Frame 1 (no input): blank canvas, image omitted
Frame 60 (no input): blank canvas, image omitted
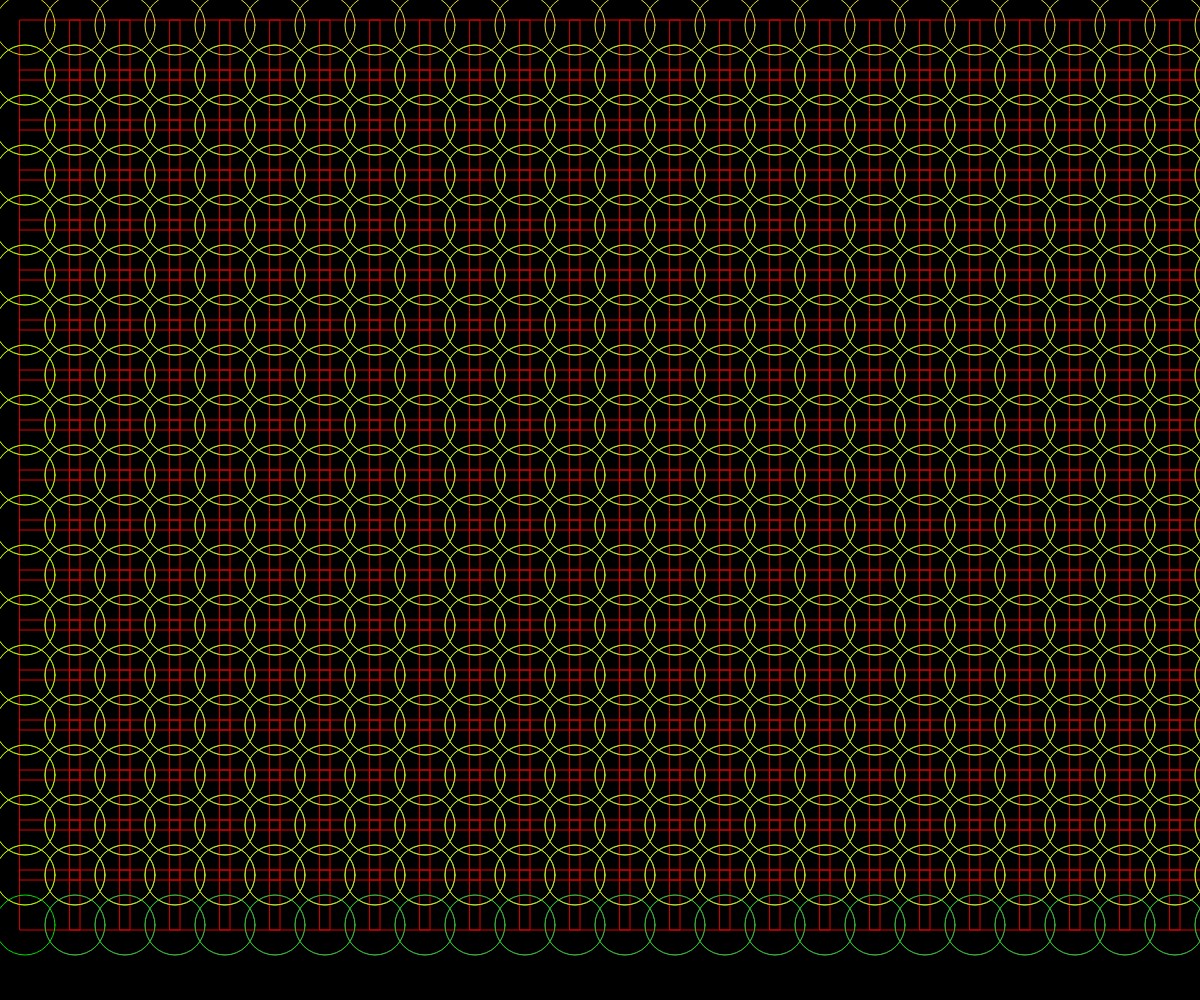
Frame 120 (the mouse pressed at the canvas centre since frame 60)

The p5.js sketch whose frames 1 and 60 were blank and that drew this single picture after the mouse press (run headless with seeded random() and noise() and a simulated clock; from frame 60 on, the mouse is pressed at the canvas centre):

// p5.js sketch
// ── sketch.js
function setup() {
  createCanvas(windowWidth, windowHeight);
}

function draw() {
  rectMode(CENTER)
  background(0);
  noFill()
  stroke(225)
	var w=mouseX/10;
  
for(var i=0;i<38;i++)
for(var j=0;j<18;j++)
{
	stroke(225,0,0)
  rect(50+50*i,50+50*j,mouseX/10)
	stroke(225,225,0)
  ellipse(25+50*i,25+50*j,mouseX/10)
	stroke(0,225,0)
  ellipse(25+50*i,75+50*j,mouseX/10)
	stroke(0,0,225)
  ellipse(75+50*i,25+50*j,mouseX/10)
	stroke(225,0,225)
  ellipse(75+50*i,75+50*j,mouseX/10)
}
}
